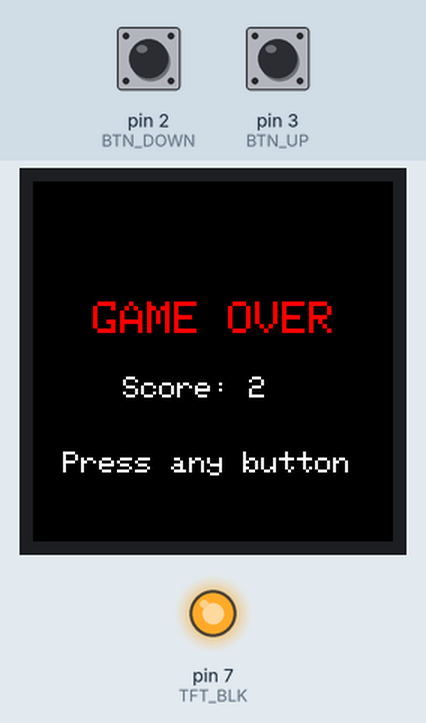
This sketch was run on a simulated Arduino Uno, built with avr-gcc and run on an emulated ATmega328P. On the bench: 240×240 colour display, output pins drawn as LEDs (lit = HIGH). The inputs (shaded band) are chosen by the test bench; at power-on: pin 2 (BTN_DOWN) HIGH, pin 3 (BTN_UP) HIGH. Random numbers use the default seed unless the sketch sets one.

Above: at 1.4 s.
1.5 s: pin 2 (BTN_DOWN) pulled LOW for 1 s
At 1.99 s:
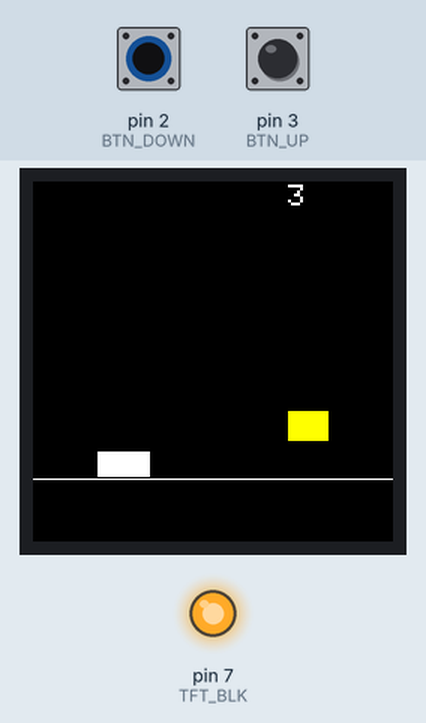
4.1 s: pin 3 (BTN_UP) pulled LOW for 0.15 s
At 4.59 s:
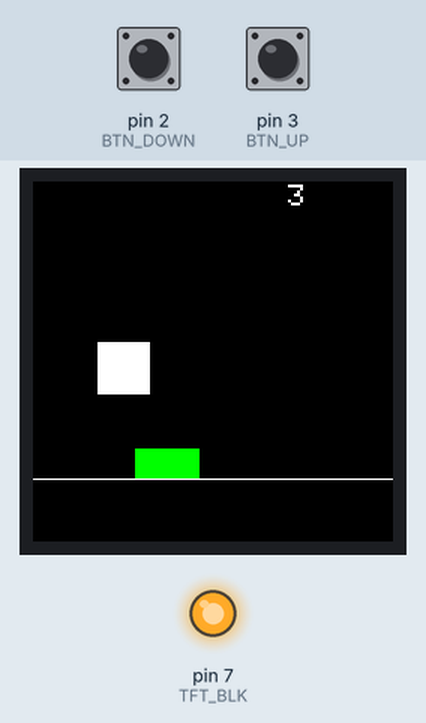
6.2 s: pin 3 (BTN_UP) pulled LOW for 1 s
At 6.99 s:
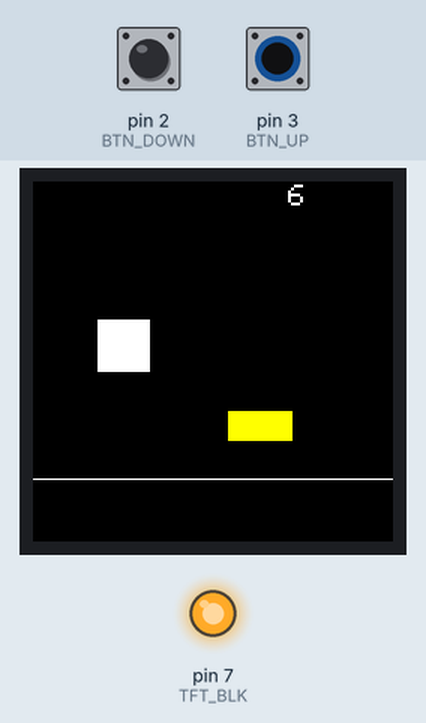
8.7 s: pin 2 (BTN_DOWN) pulled LOW for 1 s
At 9.43 s:
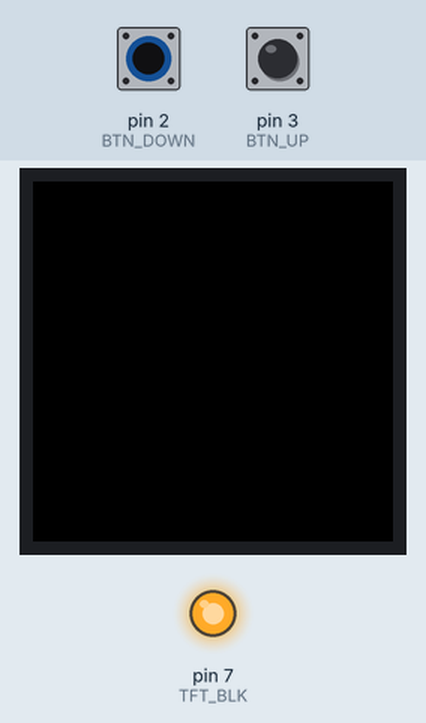
11.2 s: pin 2 (BTN_DOWN) pulled LOW for 3.2 s
At 11.69 s:
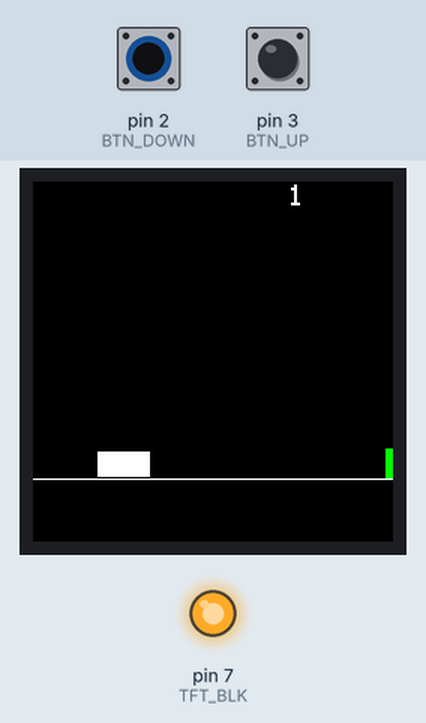
Timing chart, 0 to 14.2 s (numbered marks = the images above; inputs shaded):
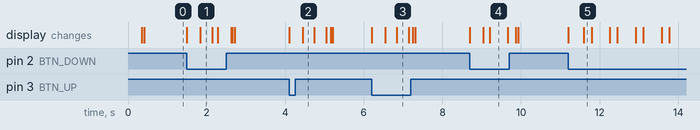

The sketch:

dinoGame.ino
```cpp
#include <Adafruit_GFX.h>
#include <Adafruit_ST7789.h>
#include <SPI.h>

#define TFT_CS     10
#define TFT_DC      8
#define TFT_RST     9
#define TFT_BLK     7

#define BTN_UP      3
#define BTN_DOWN    2

#define SCREEN_WIDTH   240
#define SCREEN_HEIGHT  240

#define DINO_SIZE  35

unsigned long score = 0;
unsigned long lastScoreUpdate = 0;

int dinoX = SCREEN_WIDTH / 4 - DINO_SIZE / 2;
const int groundY = (3 * SCREEN_HEIGHT) / 4 - DINO_SIZE / 2;
int dinoY = groundY;

bool isJumping = false;
float jumpVelocity = 0;
const float gravity = 0.5;
const unsigned long jumpInterval = 30;
unsigned long lastJumpUpdate = 0;

bool isDucking = false;

float obstacleX = SCREEN_WIDTH;
int obstacleY = groundY - DINO_SIZE + 25;
int obstacleWidth = 15;
int obstacleHeight = 20;
uint16_t obstacleColor = ST77XX_YELLOW;

float obstacleSpeed = 1.5;

bool gameOverFlag = false;

Adafruit_ST7789 tft = Adafruit_ST7789(TFT_CS, TFT_DC, TFT_RST);

void setup() {
  tft.init(SCREEN_WIDTH, SCREEN_HEIGHT);
  tft.fillScreen(ST77XX_BLACK);

  pinMode(TFT_BLK, OUTPUT);
  digitalWrite(TFT_BLK, HIGH);

  pinMode(BTN_UP, INPUT_PULLUP);
  pinMode(BTN_DOWN, INPUT_PULLUP);

  drawGroundLine();
  drawDino(dinoX, dinoY, DINO_SIZE, ST77XX_WHITE);

  tft.setTextSize(2);
  tft.setTextColor(ST77XX_WHITE, ST77XX_BLACK);
  drawScore();
}

void loop() {
  bool upPressed = digitalRead(BTN_UP) == LOW;
  bool downPressed = digitalRead(BTN_DOWN) == LOW;

  if (gameOverFlag) {
    if (upPressed || downPressed) {
      resetGame();
    }
    return;
  }

  if (upPressed && !isJumping && !isDucking) {
    isJumping = true;
    jumpVelocity = -8;
  }

  if (downPressed && !isDucking && !isJumping) {
    isDucking = true;
    duck();
  } else if (!downPressed && isDucking) {
    isDucking = false;
    standUp();
  }

  updateJump();
  updateObstacle();

  if (millis() - lastScoreUpdate >= 100) {
    score++;
    lastScoreUpdate = millis();
    drawScore();
  }

  obstacleSpeed = 1.5 + (score / 5000.0);

  if (checkCollision()) {
    gameOver();
  }
}

// Draws Dino
void drawDino(int x, int y, int size, uint16_t color) {
  tft.fillRect(x, y, DINO_SIZE, size, color);
}

// Draws Score
void drawScore() {
  tft.fillRect(SCREEN_WIDTH - 80, 0, 80, 40, ST77XX_BLACK);
  tft.setCursor(SCREEN_WIDTH - 70, 2);
  tft.print(score);
}

// Draws Obstacle
void drawObstacle(int x, int y, int w, uint16_t color) {
  tft.fillRect(x, y, w, obstacleHeight, color);
}

// Draws Ground
void drawGroundLine() {
  int groundLineY = groundY + DINO_SIZE;
  tft.drawLine(0, groundLineY, SCREEN_WIDTH, groundLineY, ST77XX_WHITE);
}

// Makes Dino Duck Down
void duck() {
  drawDino(dinoX, dinoY, DINO_SIZE, ST77XX_BLACK);
  drawDino(dinoX, groundY + (DINO_SIZE / 2), DINO_SIZE / 2, ST77XX_WHITE);
}

// Redraw Dino Standing up
void standUp() {
  drawDino(dinoX, groundY + DINO_SIZE / 2, DINO_SIZE / 2, ST77XX_BLACK);
  drawDino(dinoX, groundY, DINO_SIZE, ST77XX_WHITE);
}

// Jump Dino Function
void updateJump() {
  if (!isJumping) return;

  unsigned long now = millis();
  if (now - lastJumpUpdate > jumpInterval) {
    lastJumpUpdate = now;

    drawDino(dinoX, dinoY, DINO_SIZE, ST77XX_BLACK);

    dinoY += jumpVelocity;
    jumpVelocity += gravity;

    if (dinoY >= groundY) {
      dinoY = groundY;
      isJumping = false;
      jumpVelocity = 0;
    }

    drawDino(dinoX, dinoY, DINO_SIZE, ST77XX_WHITE);
  }
}

// Moves Obstacle Right to Left
void updateObstacle() {
  drawObstacle(obstacleX, obstacleY, obstacleWidth, ST77XX_BLACK);

  obstacleX -= obstacleSpeed;

  if (obstacleX < 1) {
    obstacleX = SCREEN_WIDTH;
    obstacleWidth  = random(20, 50);
    if (random(2) == 0) {
      obstacleY = groundY + DINO_SIZE - 20;
      obstacleColor = ST77XX_GREEN;
    } else {
      obstacleY = groundY - DINO_SIZE + 25;
      obstacleColor = ST77XX_YELLOW;
    }
  }

  drawObstacle(obstacleX, obstacleY, obstacleWidth, obstacleColor);

  drawGroundLine();
}

// Collision Detection
bool checkCollision() {
  int dinoTop = isDucking ? groundY + DINO_SIZE / 2 : dinoY;
  int dinoHeight = isDucking ? DINO_SIZE / 2 : DINO_SIZE;

  int dinoLeft = dinoX;
  int dinoRight = dinoX + DINO_SIZE;
  int dinoBottom = dinoTop + dinoHeight;

  // Obstacle hitbox
  int obsLeft = obstacleX;
  int obsRight = obstacleX + obstacleWidth;
  int obsTop = obstacleY;
  int obsBottom = obstacleY + obstacleHeight;

  bool overlapX = (dinoRight > obsLeft) && (dinoLeft < obsRight);
  bool overlapY = (dinoBottom > obsTop) && (dinoTop < obsBottom);

  return overlapX && overlapY;
}

// Game Over Screen
void gameOver() {
  gameOverFlag = true;

  tft.fillScreen(ST77XX_BLACK);
  tft.setTextSize(3);
  tft.setCursor(40, 80);
  tft.setTextColor(ST77XX_RED);
  tft.print("GAME OVER");

  tft.setTextSize(2);
  tft.setCursor(60, 130);
  tft.setTextColor(ST77XX_WHITE);
  tft.print("Score: ");
  tft.print(score);

  tft.setCursor(20, 180);
  tft.print("Press any button");
}

// Reset Game
void resetGame() {
  score = 0;
  obstacleSpeed = 1.5;
  obstacleX = SCREEN_WIDTH;
  dinoY = groundY;
  isJumping = false;
  isDucking = false;
  gameOverFlag = false;
  tft.fillScreen(ST77XX_BLACK);

  drawGroundLine();
  drawDino(dinoX, dinoY, DINO_SIZE, ST77XX_WHITE);
  drawScore();
}
```

Measured:
- after the input at 1.5 s, the display: first changes at once (image 1 shows a later state)
- after the input at 4.1 s, the display: first changes at once (image 2 shows a later state)
- after the input at 6.2 s, the display: first changes at once (image 3 shows a later state)
- after the input at 8.7 s, the display: changes at once (image 4)
- after the input at 11.2 s, the display: first changes at once (image 5 shows a later state)
- what the display in image 4 shows lasts 0.5 s, from 9.2 s to 9.7 s
